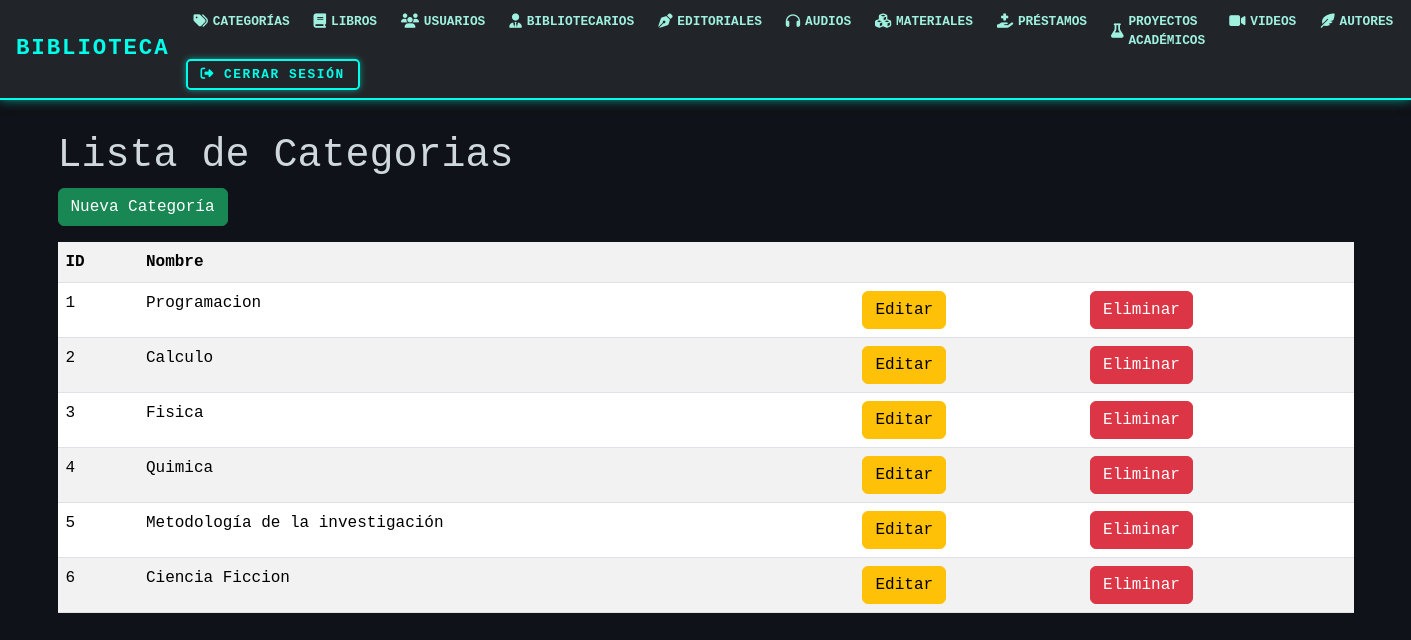
Before: /categorias/ with the older database file.
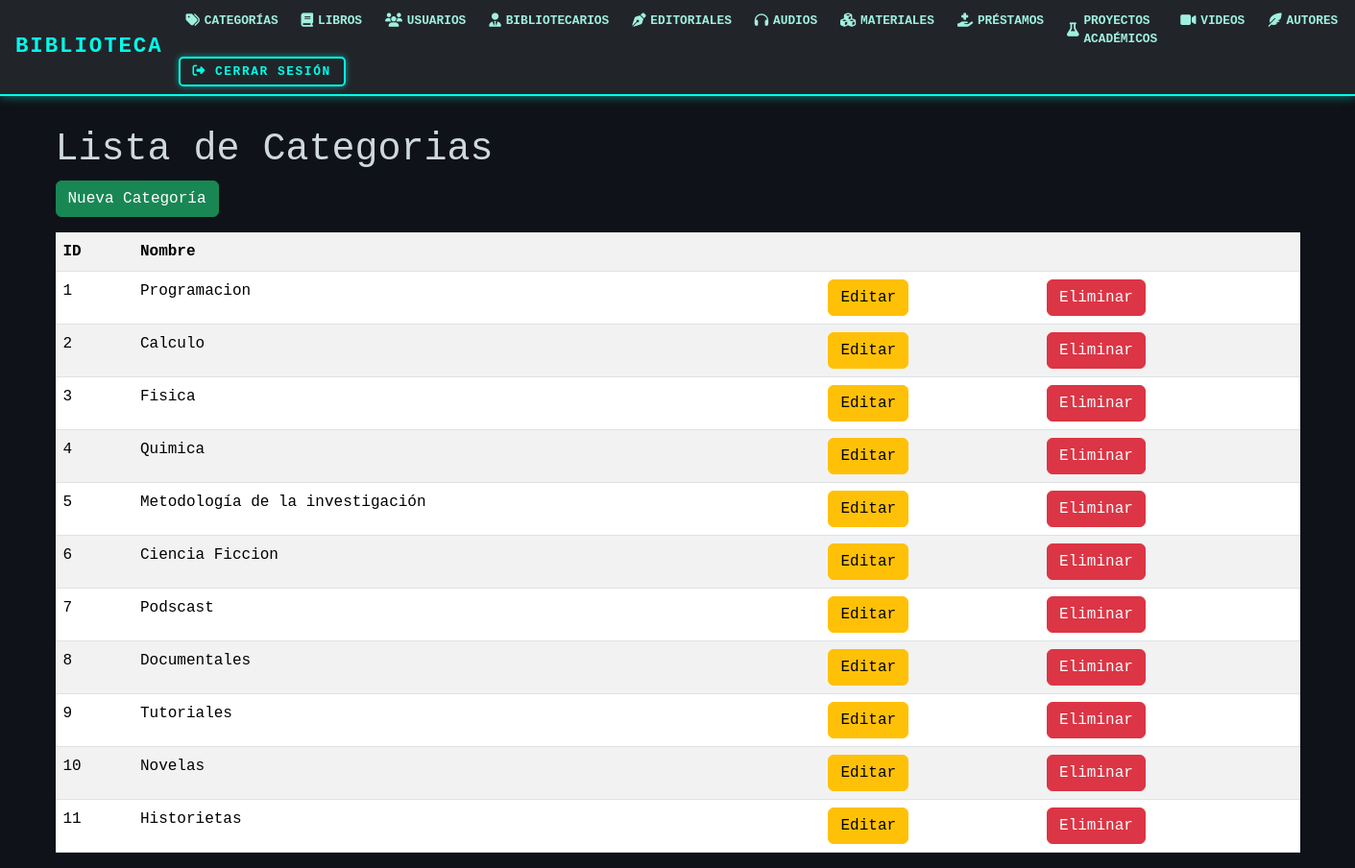
After: the same page with the newer database file.
### models/categoria_model.py (models this page shows, shortened)
class Categoria(db.Model):
    __tablename__ = "categoria"
    id_cat = db.Column(db.Integer, primary_key=True)
    nombre = db.Column(db.String(50), nullable=False)
    materiales = db.relationship('Material', back_populates='categoria')
    @staticmethod
    def get_all():
        return Categoria.query.all()

### controllers/categoria_controllers.py (the view)
@categoria_bp.route("/")
def index():
    categorias = Categoria.get_all()
    return categoria_view.list(categorias)

### views/categoria_view.py (called while the page is built)
def list(categorias):
    return render_template('categorias/index.html', categorias=categorias)

### templates/categorias/index.html (shortened to what this page needs)
{% extends 'base.html' %}
{% block content %}
<h1>Lista de Categorias</h1>
<a href="{{url_for('categoria.create')}}" class="btn btn-success mb-3">Nueva Categoría</a>
<table class="table table-striped">
    <tr>
        <th>ID</th>
        <th>Nombre</th>
        <th></th>
        <th></th>
    </tr>
    {% for item in categorias %}
    <tr>
        <td>{{item.id_cat}}</td>
        <td>{{item.nombre}}</td>
        <td>
            <a href="{{url_for('categoria.edit',id_cat=item.id_cat)}}" class="btn btn-warning">Editar</a>
        </td>
        <td>
            <a href="{{url_for('categoria.delete',id_cat=item.id_cat)}}" class="btn btn-danger">Eliminar</a>
        </td>
    </tr>
    {% endfor %}
</table>
{% endblock %}

Changed rows visible on the page:
added Categoria: id_cat "7", nombre "Podscast"
added Categoria: id_cat "8", nombre "Documentales"
added Categoria: id_cat "9", nombre "Tutoriales"
added Categoria: id_cat "10", nombre "Novelas"
added Categoria: id_cat "11", nombre "Historietas"
